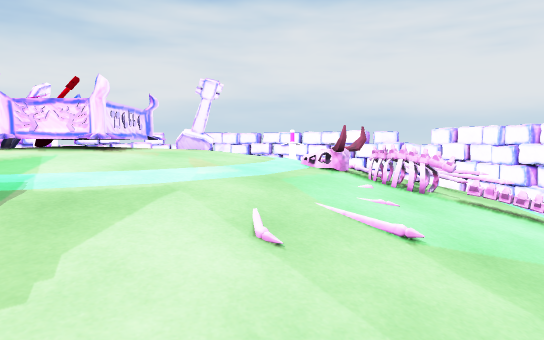
[1] (above)

15 first-person views from a walk through a 3-D level made in the Unity game engine. The camera is 1.5 m above the floor, tilts 4° down and sees 70° across. The floor is counted in squares, 1 m on a side. Each view is taken from the middle of a square. On the plan, view 1 faces up. The plan holds only what a view shows up to about 17 squares ahead; the rest is blank. The place goes on beyond the plan. The player character is not drawn.

[2]
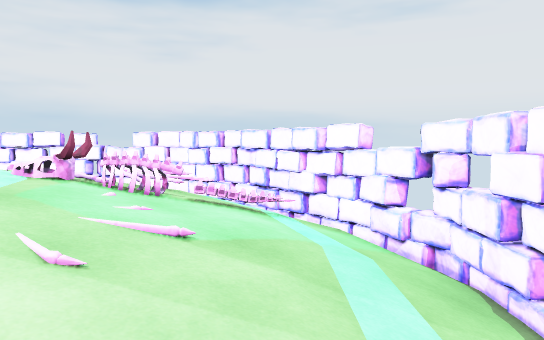

[3]
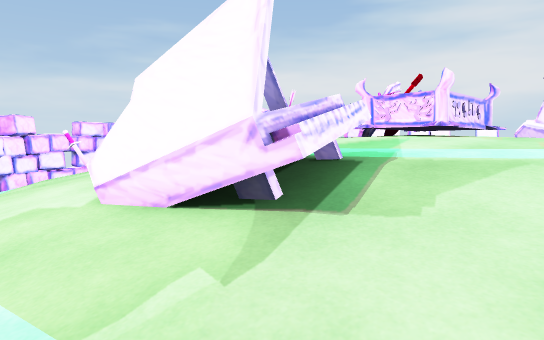

[4]
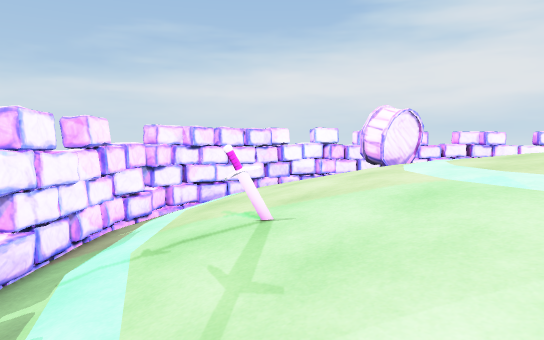

[5]
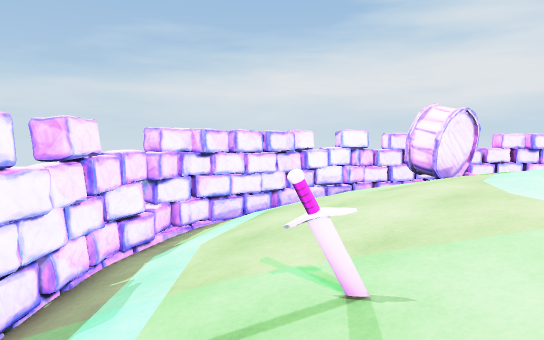

[6]
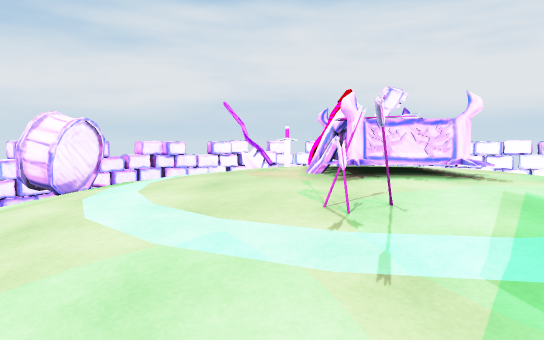

[7]
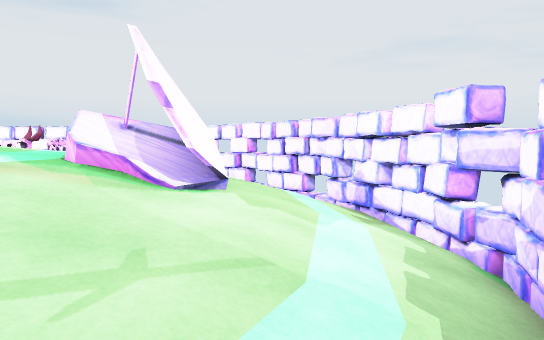

[8]
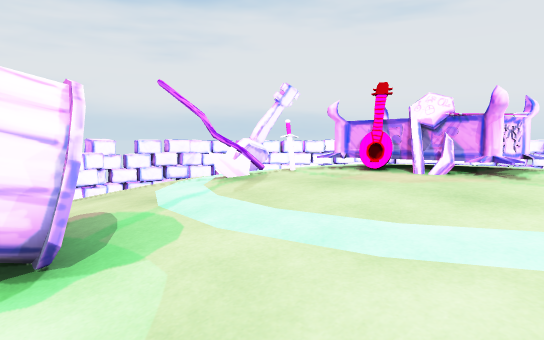

[9]
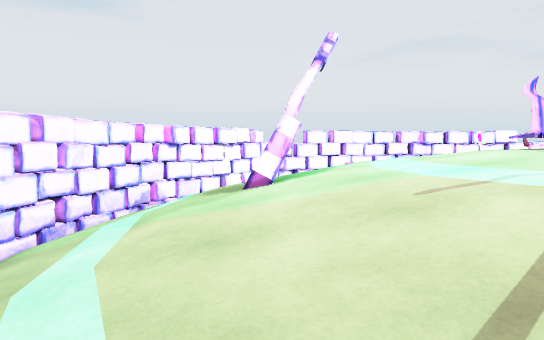

[10]
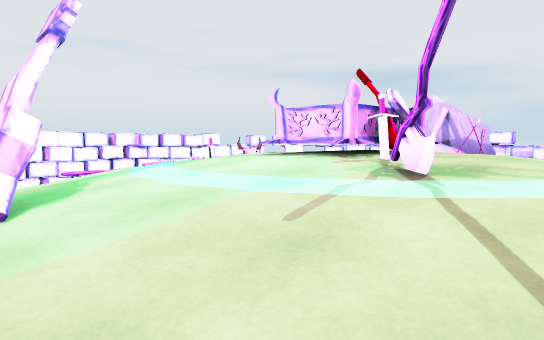

[11]
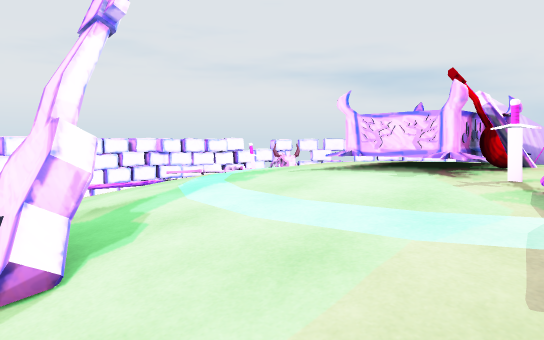

[12]
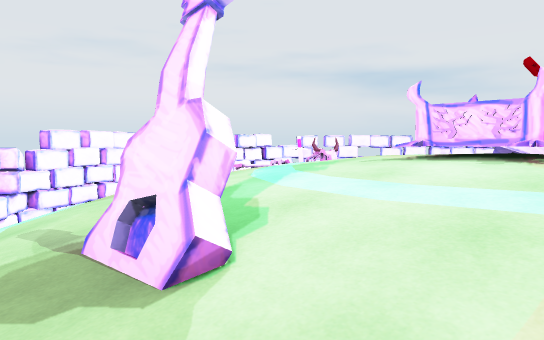

[13]
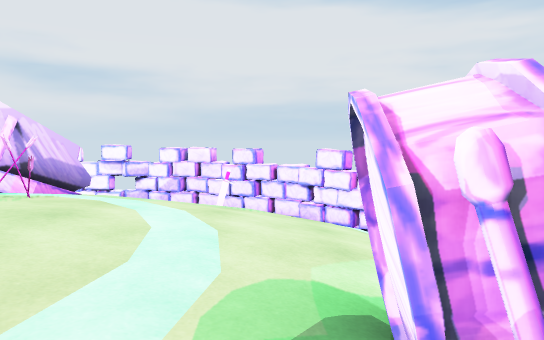

[14]
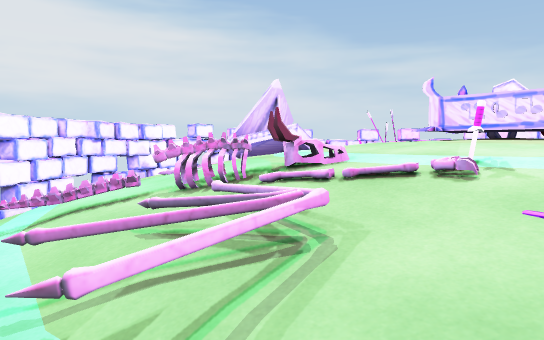

[15]
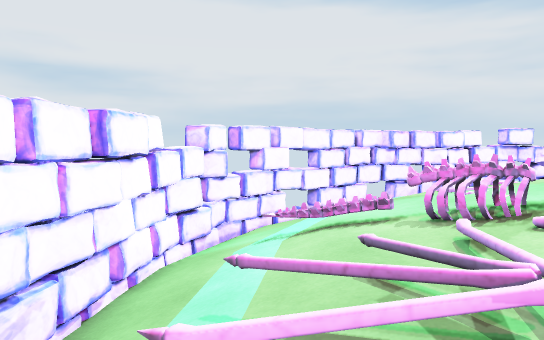

### Floor plan
Key: @ floor where view 1 was taken; # wall or solid block; . main floor; : floor 0.25 m higher than the main floor; - floor 0.25 m lower than the main floor; _ floor 0.5 m lower than the main floor; < floor 0.75 m lower than the main floor; ( floor 1 m lower than the main floor; / step, stairs or slope; = window, fence, low wall or low ledge; A axe; L altar; O other object.
Columns run from 16 left of view 1 to 7 right of it. Each row starts with its distance up from view 1.
 22         #######
 21         #/////####
 20         /////// /##
 19     ## //<///<<   ###
 18    ##///<______/// /##
 17   ##/ <___--OO___//  ##
 16   #/  __---.-O--__// /##
 15  ##   --.......--__/  ##
 14  #    -....:....--_   /#
 13 ##   -..A::::::..      #
 12 #/  --..:O/:::::.. _<(/#
 11 #   -..:::/LLL::..-__< #
 10 #   -..:::OLL:::.O--///#
  9 # <_-..:::OLL:::../////#
  8 # <_-..:::LLLL::./=//</#
  7 #/<_-...::::::::..==_(/#
  6 #//__-..::O::::..--////#
  5 #///_--...O:::...-__///#
  4 #///__--....OO..-/_///##
  3 ##///__---./ /--/_////##
  2  ##///O__--OOOO__////##
  1   ##////___OOO_</ //###
  0    ##/////<<<<//@ /##
 -1     ###////(/// /###
 -2      ###///////###
 -3        #########

Where each view was taken, in squares from view 1:
view 1: 0 up, 0 right, facing up
view 2: 0 up, 1 left, facing up-right
view 3: 1 down, 0 right, facing up-left
view 4: 1 down, 6 left, facing up-left
view 5: 0 up, 8 left, facing up-left
view 6: 1 up, 7 left, facing up
view 7: 0 up, 11 left, facing right
view 8: 6 up, 13 left, facing up-right
view 9: 17 up, 12 left, facing right
view 10: 18 up, 10 left, facing down-right
view 11: 18 up, 8 left, facing down-right
view 12: 19 up, 7 left, facing down-right
view 13: 13 up, 11 left, facing down
view 14: 12 up, 6 right, facing down-left
view 15: 12 up, 5 right, facing down
